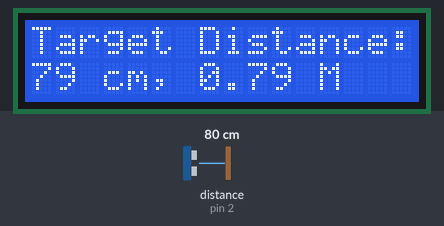
Bench run of a sketch on a simulated Arduino Uno, built with avr-gcc and run on an emulated ATmega328P. Shown: 16×2 character LCD. Wiring (inferred from the names in the program): ultrasonic range finder: trigger pin 3; echo pin 2. Inputs (shaded band) come from the test bench; at power-on: distance to the obstacle (sensor on pin 2) 80 cm. The echo pulse lasts 58.3 µs per cm; what the sketch prints to the serial monitor is not drawn.

Above: at 3.3 s.
3.4 s: distance to the obstacle (sensor on pin 2) set to 2 cm
At 4.5 s:
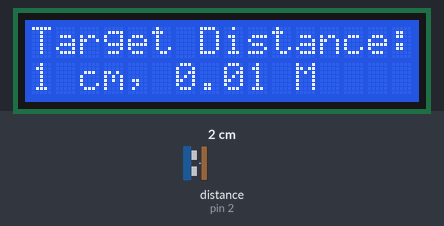
5.3 s: distance to the obstacle (sensor on pin 2) set to 120 cm
At 6.9 s:
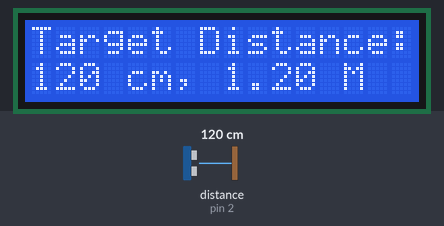
7.2 s: distance to the obstacle (sensor on pin 2) set to 35 cm
At 8.5 s:
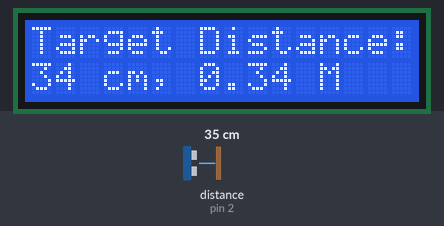
9.1 s: distance to the obstacle (sensor on pin 2) set to 18 cm
At 10.2 s:
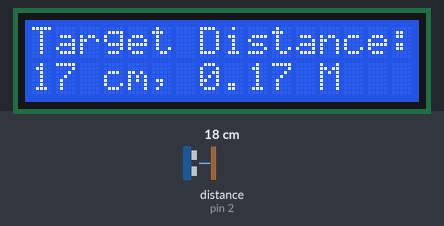
Timing chart, 0 to 12.0 s (numbered marks = the images above; inputs shaded):
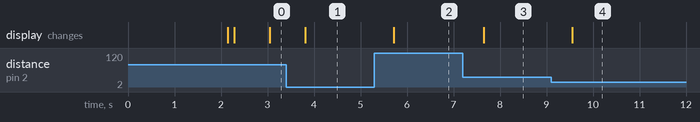

Measured:
- after the input at 3.4 s, the display: changes after 0.41 s (image 1)
- after the input at 5.3 s, the display: changes after 0.42 s (image 2)
- after the input at 7.2 s, the display: changes after 0.45 s (image 3)
- after the input at 9.1 s, the display: changes after 0.45 s (image 4)

The sketch:

ultrasound.ino
```cpp
//team 9 eex project


//connections:
//ultrasound sensor Vin to aurdino Vin
//ultrasound gnd to aurdino gnd
//i2c display gnd to aurdino gnd
//i2c display vcc to +5v of aurdino
//i2c display SDA to A4 of aurdino
//i2c display SCL to A5 of aurdino


#include <Wire.h>
#include <LiquidCrystal_I2C.h>

LiquidCrystal_I2C lcd(0x27,16,2);
#define trigPin 3 //Sensor Echo pin connected to Arduino pin 3
#define echoPin 2 //Sensor Trip pin connected to Arduino pin 2

void setup()
{
  pinMode(trigPin, OUTPUT);
  pinMode(echoPin, INPUT);
  Serial.begin(9600);
   lcd.init();                      // initialize the lcd
  lcd.init();
  // Print a message to the LCD.
  lcd.backlight();
  lcd.setCursor(3,0);
  lcd.print("Team 9");
  delay(2000);
  lcd.setCursor(0,0);  //Set LCD cursor to upper left corner, column 0, row 0
  lcd.print("Target Distance:");  //Print Message on First Row
}

void loop()
{
  long duration, distance;
  float meter;
  digitalWrite(trigPin, LOW);
  delayMicroseconds(2);
  digitalWrite(trigPin, HIGH);
  delayMicroseconds(10);
  digitalWrite(trigPin, LOW);
  duration = pulseIn(echoPin, HIGH);
  distance = duration*0.0344/2;
  meter = float(distance)/100;
  Serial.print("Distance: ");
  Serial.print(distance); // Print the output in serial monitor
  Serial.println(" cm");
  delay(100);

  lcd.setCursor(0,1);  //Set cursor to first column of second row
  lcd.print("                "); //Print blanks to clear the row
  lcd.setCursor(0,1);   //Set Cursor again to first column of second row
  lcd.print(distance); //Print measured distance
  lcd.print(" cm, ");  //Print your units.
  lcd.print(meter);
  lcd.print(" M");
  delay(250); //pause to let things settle
}
```
